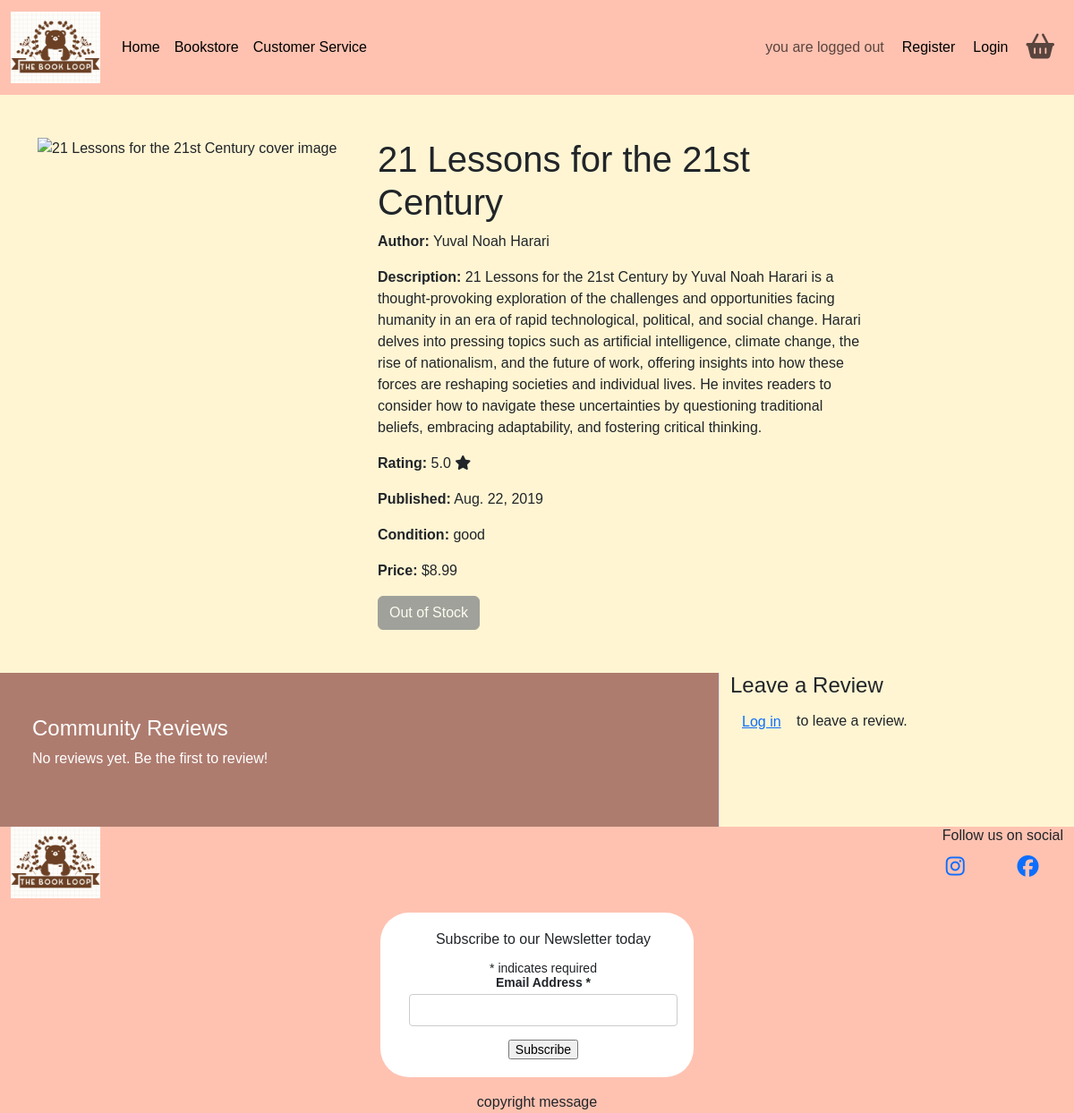
/bookstore/book/7/, run on the app's committed database.
### bookstore/models.py (models this page shows, shortened)
class Book(models.Model):
    CONDITION_CHOICES = [
        ('like-new', 'Like-New'),
        ('good', 'Good'),
        ('fair', 'Fair'),
    ]
    title = models.CharField(max_length=255)
    author = models.CharField(max_length=255, null=True, blank=True)
    date_published = models.DateField(null=True, blank=True)
    description = models.TextField(null=True, blank=True)
    condition = models.CharField(max_length=10, choices=CONDITION_CHOICES, null=True, blank=True)
    rating = models.DecimalField(max_digits=2, decimal_places=1, null=True, blank=True)
    price = models.DecimalField(max_digits=6, decimal_places=2, null=True, blank=True)
    cover_image = CloudinaryField('image', default='placeholder')
    stock = models.PositiveIntegerField(default=0)
    in_stock = models.BooleanField(default=False, editable=False)
    created_at = models.DateTimeField(auto_now_add=True, null=True)

### bookstore/views.py (the view, shortened to what this page needs)
# urls.py: path('book/<int:book_id>/', views.book_detail, name='book_detail'),
def book_detail(request, book_id):
    book = get_object_or_404(Book, pk=book_id)
    reviews = Review.objects.filter(book=book)
    form = ReviewForm()
    context = {
        'book': book,
        'reviews': reviews,
        'form': form,
    }
    return render(request, 'bookstore/book_detail.html', context)

### bookstore/forms.py
class ReviewForm(forms.ModelForm):
    class Meta:
        model = Review
        fields = ['review', 'rating']

### basket/contexts.py (called while the page is built, shortened)
def basket_contents(request):
    basket_items = []
    total = 0
    book_count = 0
    basket = request.session.get('basket', {})
    delivery = Decimal(3) if total < 40 else Decimal(0)
    grand_total = delivery + total
    context = {
        'basket_items': basket_items,
        'total': total,
        'order_total': total,
        'book_count': book_count,
        'delivery': delivery,
        'free_delivery_threshold': 40,
        'grand_total': grand_total,
        }
    return context

### bookstore/templates/bookstore/book_detail.html (shortened to what this page needs)
{% extends 'base.html' %}
{% load static %}
{% block content %}
<section id="book-detail">
	<div class="container mt-5 mb-5">
		<div class="row">
			<div class="col-md-4">
				<img src="{{ book.cover_image.url }}" alt="{{ book.title }} cover image"
					class="img-fluid book-detail-img">
			</div>
			<div class="col-md-6">
				<h1>{{ book.title }}</h1>
				<p><strong>Author:</strong> {{ book.author }}</p>
				<p><strong>Description:</strong> {{ book.description }}</p>
				<p><strong>Rating:</strong> {{ book.rating }} <i class="fa-solid fa-star"></i> </p>
				<p><strong>Published:</strong> {{ book.date_published }}</p>
				<p><strong>Condition:</strong> {{ book.condition }}</p>
				<p><strong>Price:</strong> ${{ book.price }}</p>
				<div class="detail-btns">
					{% if book.in_stock %}
					<a class="btn btn-primary" href="{% url 'add_to_basket' book.id %}">
						Add to Basket
						<i class="fa-solid fa-basket-shopping"></i>
					</a>
					{% if user.is_authenticated %}
					<form action="{% url 'add_to_wishlist' %}" method="POST">
						{% csrf_token %}
						<input type="hidden" name="book_id" value="{{ book.id }}">
						<button type="submit" class="btn btn-outline-secondary">
							<i class="fa-solid fa-gift"></i> Add to Wish-List</button>
					</form>
					{% endif %}
					{% else %}
					<button class="btn btn-secondary" disabled>
						Out of Stock
					</button>
					{% endif %}
				</div>
			</div>
		</div>
	</div>
</section>
<section id="reviews">
	<div class="row">
		<div class="col-md-8 review-list p-5 border-end">
			<h4>Community Reviews</h4>
			{% if reviews %}
			<ul class="list-unstyled">
				{% for review in reviews %}
				<li class="mb-3">
					<strong>{{ review.author.username }}</strong> - {{ review.rating }}/5
					<p class="mb-1">{{ review.review }}</p>
					<small class="text-muted">{{ review.created_on|date:"F j, Y" }}</small>
				</li>
				{% endfor %}
			</ul>
			{% else %}
			<p>No reviews yet. Be the first to review!</p>
			{% endif %}
		</div>
		<div class="col-md-4 add-review">
			<h4>Leave a Review</h4>
			{% if user.is_authenticated %}
			<form method="POST">
				{% csrf_token %}
				{{ form.as_p }}
				<button type="submit" class="btn btn-primary mt-3">Submit Review</button>
			</form>
			{% else %}
			<p><a href="#" class="btn btn-link">Log in</a> to leave a review.</p>
			{% endif %}
		</div>
	</div>
</section>
{% endblock %}

### static/css/style.css (style rules this page uses)
body { font-family: Arial, sans-serif; background-color: #fff5d3; }
.book-detail-img { width: 350px; }
.review-list { background-color: #ae7c6f; color: white; }

### data on the page
Book: title "21 Lessons for the 21st Century", author "Yuval Noah Harari", description "21 Lessons for the 21st Century by Yuval Noah Harari is a thought-provoking exploration of the challenges and opportunities facing humanity in an era of rapid technological, political, and social change. Harari delves into pressing topics such as artificial intelligence, climate change, the rise of nationalism, and the future of work, offering insights into how these forces are reshaping societies and individual lives. He invites readers to consider how to navigate these uncertainties by questioning traditional beliefs, embracing adaptability, and fostering critical thinking.", rating "5.0", date_published "Aug. 22, 2019", condition "good", price "8.99"
